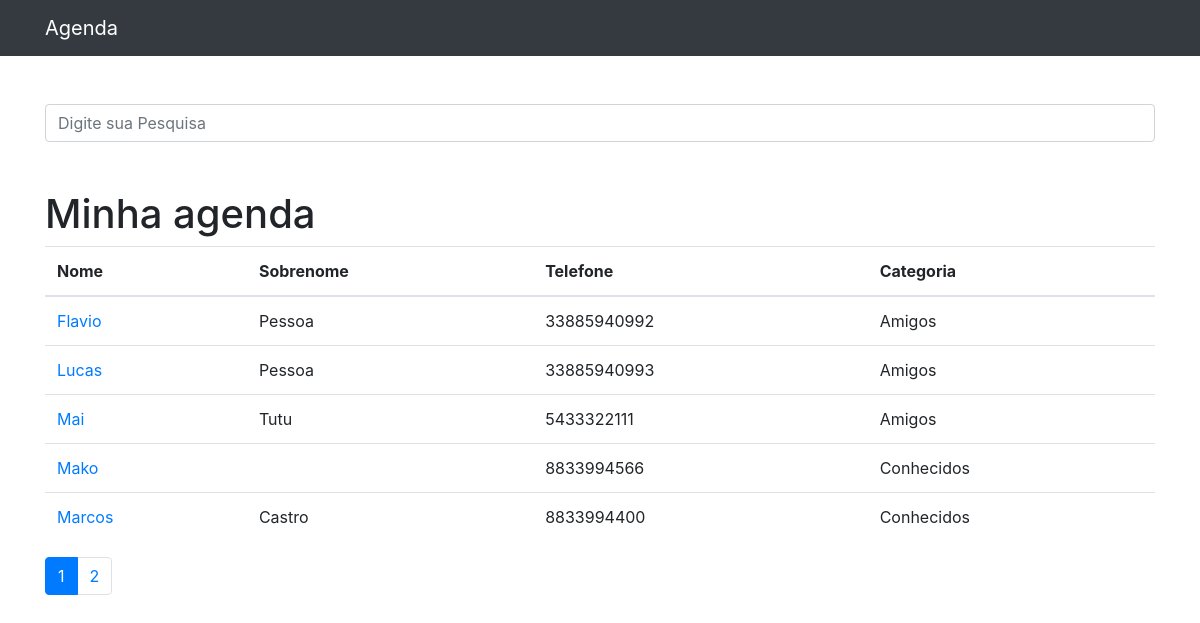
The app's page /, older data.
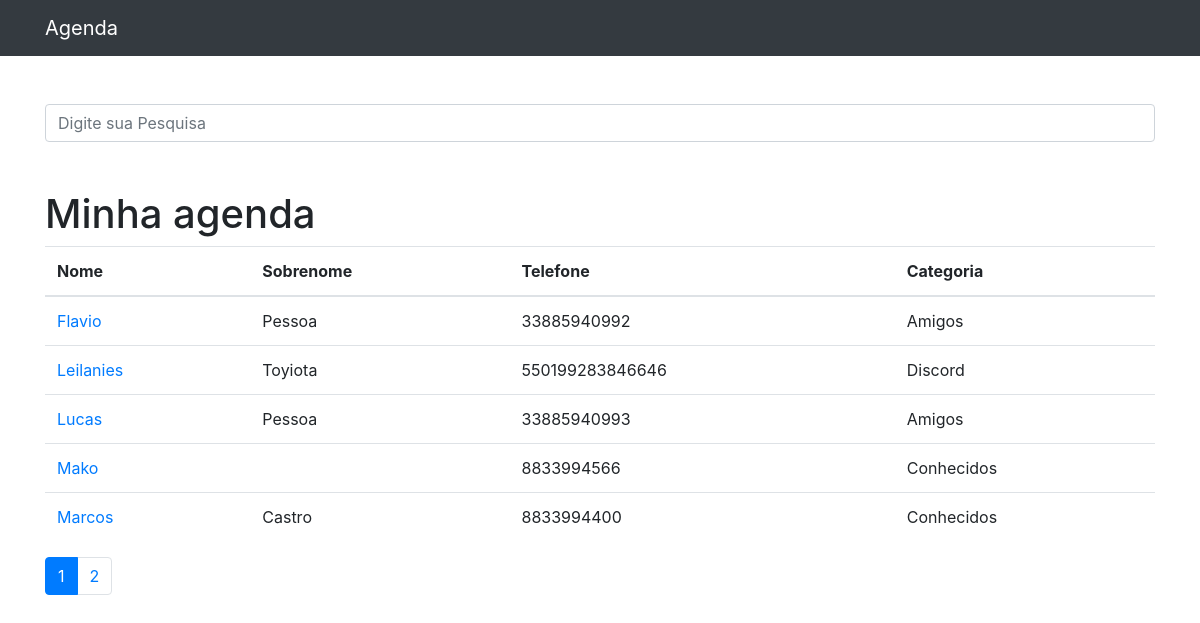
The same page, newer data.
### contatos/models.py (models this page shows, shortened)
class Contato(models.Model):
    nome = models.CharField(max_length=255)
    sobrenome = models.CharField(max_length=255, blank=True)
    telefone = models.CharField(max_length=255)
    email = models.CharField(max_length=255, blank=True)
    data_criacao = models.DateTimeField(default=timezone.now)
    descricao = models.TextField(blank=True)
    categoria = models.ForeignKey(Categoria, on_delete=models.DO_NOTHING)
    mostrar = models.BooleanField(default=True)
    foto = models.ImageField(blank=True, upload_to='foto/%Y/%m')

class Categoria(models.Model):
    nome = models.CharField(max_length=255)
    def __str__(self) -> str:
        return self.nome

### contatos/views.py (the view)
# urls.py: path('',views.index, name='index'),
def index(request):
    contatos = Contato.objects.order_by("nome").filter(mostrar=True)
    paginator = Paginator(contatos, 5)
    page = request.GET.get("p")
    contatos = paginator.get_page(page)
    return render(request, "contatos/index.html", {"contatos": contatos})

### contatos/templates/contatos/index.html
{% extends 'base.html' %}
{% block conteudo %}
<h1 class="mt-5">Minha agenda</h1>
<table class="table">
    <thead>
        <tr>
            <th>Nome</th>
            <th>Sobrenome</th>
            <th>Telefone</th>
            <th>Categoria</th>
        </tr>
    </thead>
    <tbody>
        {% for contato in contatos %}
        <tr>
            <td>
                <a href="{% url 'ver_contato' contato.id %}"> {{contato.nome}}</a>
            </td>
            <td>{{contato.sobrenome}}</td>
            <td>{{contato.telefone}}</td>
            <td>{{contato.categoria}}</td>
        </tr>
        {%endfor%}
    </tbody>
</table>
<nav aria-label="Page navigation">
    <ul class="pagination">
        {% for pagina in contatos.paginator.page_range %}
        {% if contatos.number == pagina %}
        <li class="page-item active" ><a class="page-link" href="?p={{pagina}}&termo={{ request.GET.termo }} ">{{pagina}}</a></li>
        {%else%}
        <li class="page-item" ><a class="page-link" href="?p={{pagina}}&termo={{ request.GET.termo }}">{{pagina}}</a></li>
        {%endif%}
        {%endfor%}
    </ul>
</nav>
{% endblock %}

### templates/base.html (shortened to what this page needs)
{% load static %}
<!DOCTYPE html>
<html lang="pt">
<head>
    {%include 'partial/_head.html' %}
</head>
<body>
    {%include 'partial/_nav.html' %}
    <div class="container">
        <div class="row">
            <div class="col-lg-12">
                {%if 'accounts' not in request.path %}
                <br><br>
                <form action="{% url 'busca' %}" method="get">
                    <div class="form-group row">
                        <div class="col-12">
                            <input type="search" value="{{ request.GET.termo }}" class="form-control" id="search-input"
                                placeholder="Digite sua Pesquisa" name="termo">
                        </div>
                    </div>
                </form>
                {%endif%}
                {%block conteudo%} {%endblock%}
            </div>
        </div>
    </div>
</body>
</html>

### templates/partial/_head.html (shortened to what this page needs)
{%load static%}
<link href="{% static 'vendor/bootstrap/css/bootstrap.min.css' %}" rel="stylesheet">

### templates/partial/_nav.html (shortened to what this page needs)
    <nav class="navbar navbar-expand-lg navbar-dark bg-dark static-top">
        <div class="container">
            <a class="navbar-brand" href="{% url 'index' %}">Agenda</a>
        </div>
    </nav>

Row changes from the older to the newer data that the page shows:
removed Contato: nome "Mai", sobrenome "Tutu", telefone "5433322111", categoria "Amigos"
added Contato: nome "Leilanies", sobrenome "Toyiota", telefone "550199283846646", categoria "Discord"
